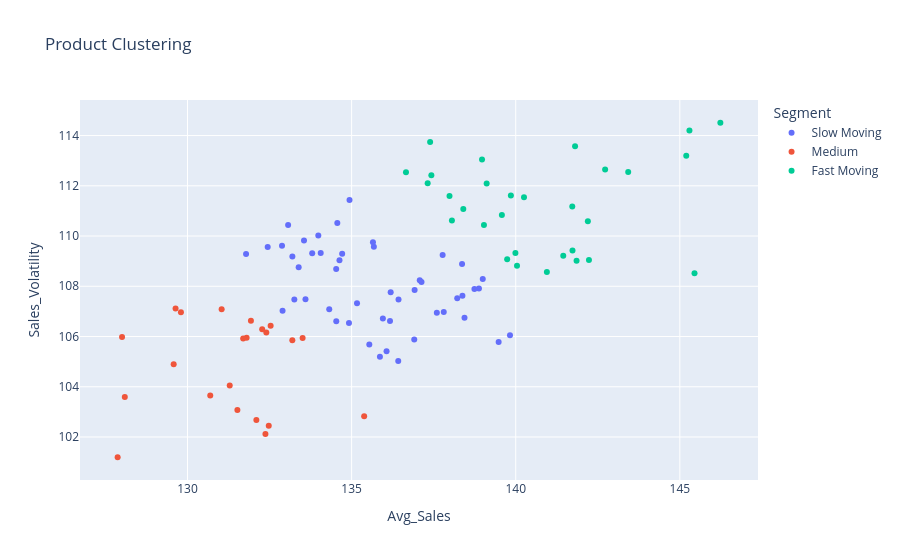

The cell this chart's notebook holds for it:
### Code cell
fig = px.scatter(
    product_stats,
    x="Avg_Sales",
    y="Sales_Volatility",
    color="Segment",
    title="Product Clustering"
)

fig.show()

### Figure 1 — Plotly figure (JSON) as saved in the notebook; plotly's stock layout.template omitted (floating-point values rounded to 4 significant figures)
{"data": [{"hovertemplate": "Segment=Slow Moving<br>Avg_Sales=%{x}<br>Sales_Volatility=%{y}<extra></extra>", "legendgroup": "Slow Moving", "marker": {"color": "#636efa", "symbol": "circle"}, "mode": "markers", "name": "Slow Moving", "orientation": "v", "showlegend": true, "type": "scatter", "x": [133.5, 135.2, 135.7, 139.8, 137.8, 138.9, 134.9, 138.4, 131.8, 134.3, 134.1, 133.6, 134.7, 133.4, 135.6, 133.3, 133.2, 138.4, 137.1, 134.6, 136.2, 136.2, 134.0, 137.1, 136.0, 135.9, 138.7, 133.1, 137.6, 136.1, 134.9, 132.9, 136.9, 138.4, 135.5, 139.0, 134.5, 133.8, 139.5, 134.6, 132.9, 136.9, 132.4, 137.8, 134.5, 138.2, 136.4, 136.4], "xaxis": "x", "y": [109.8, 107.3, 109.6, 106.0, 107.0, 107.9, 106.5, 106.7, 109.3, 107.1, 109.3, 107.5, 109.3, 108.8, 109.7, 107.5, 109.2, 108.9, 108.2, 110.5, 106.6, 107.8, 110.0, 108.2, 106.7, 105.2, 107.9, 110.4, 106.9, 105.4, 111.4, 107.0, 105.9, 107.6, 105.7, 108.3, 108.7, 109.3, 105.8, 109.0, 109.6, 107.9, 109.6, 109.2, 106.6, 107.5, 107.5, 105.0], "yaxis": "y"}, {"hovertemplate": "Segment=Medium<br>Avg_Sales=%{x}<br>Sales_Volatility=%{y}<extra></extra>", "legendgroup": "Medium", "marker": {"color": "#EF553B", "symbol": "circle"}, "mode": "markers", "name": "Medium", "orientation": "v", "showlegend": true, "type": "scatter", "x": [130.7, 127.9, 131.3, 129.6, 133.2, 131.0, 131.9, 132.1, 135.4, 132.5, 132.4, 131.8, 131.7, 129.8, 133.5, 128.0, 132.4, 132.3, 131.5, 129.6, 132.5, 128.1], "xaxis": "x", "y": [103.7, 101.2, 104.1, 104.9, 105.8, 107.1, 106.6, 102.7, 102.8, 106.4, 106.2, 105.9, 105.9, 107.0, 105.9, 106.0, 102.1, 106.3, 103.1, 107.1, 102.5, 103.6], "yaxis": "y"}, {"hovertemplate": "Segment=Fast Moving<br>Avg_Sales=%{x}<br>Sales_Volatility=%{y}<extra></extra>", "legendgroup": "Fast Moving", "marker": {"color": "#00cc96", "symbol": "circle"}, "mode": "markers", "name": "Fast Moving", "orientation": "v", "showlegend": true, "type": "scatter", "x": [140.0, 139.0, 140.3, 140.9, 145.3, 138.4, 141.9, 139.1, 145.4, 143.4, 140.0, 139.0, 141.7, 142.2, 146.2, 141.7, 137.4, 136.7, 139.6, 138.0, 137.3, 141.8, 137.4, 139.9, 141.4, 142.2, 138.1, 139.7, 145.2, 142.7], "xaxis": "x", "y": [108.8, 110.4, 111.5, 108.6, 114.2, 111.1, 109.0, 112.1, 108.5, 112.6, 109.3, 113.0, 109.4, 109.1, 114.5, 111.2, 112.4, 112.5, 110.8, 111.6, 112.1, 113.6, 113.7, 111.6, 109.2, 110.6, 110.6, 109.1, 113.2, 112.6], "yaxis": "y"}], "layout": {"legend": {"title": {"text": "Segment"}, "tracegroupgap": 0}, "title": {"text": "Product Clustering"}, "xaxis": {"anchor": "y", "domain": [0, 1], "title": {"text": "Avg_Sales"}}, "yaxis": {"anchor": "x", "domain": [0, 1], "title": {"text": "Sales_Volatility"}}}}
